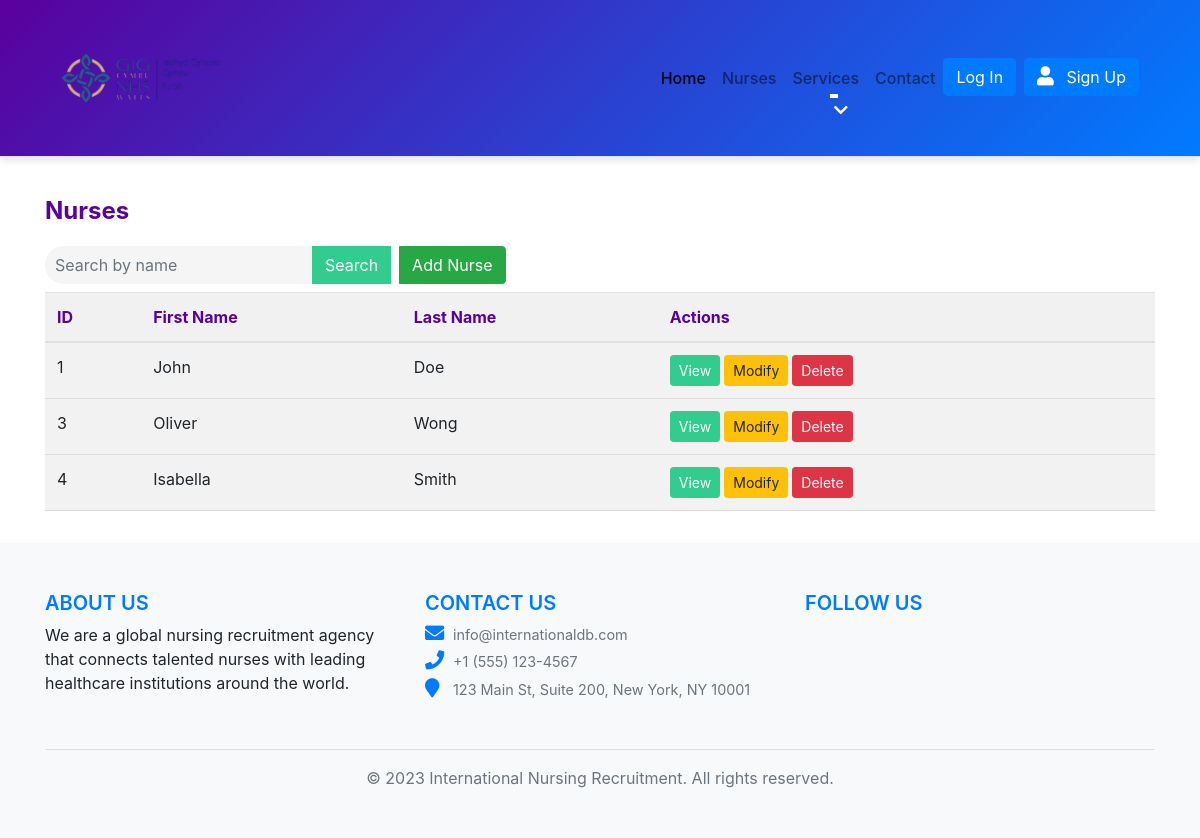
The app's page /nurses.php with its own data.
### tables this page shows
CREATE TABLE `nursing_recruitment` (
  `id` int(11) NOT NULL,
  `cohort` varchar(255) DEFAULT NULL,
  `esr_number` varchar(255) DEFAULT NULL,
  `first_name` varchar(255) DEFAULT NULL,
  `last_name` varchar(255) DEFAULT NULL,
  `sex` varchar(10) DEFAULT NULL,
  `date_of_birth` date DEFAULT NULL,
  `nationality` varchar(255) DEFAULT NULL,
  `email` varchar(255) DEFAULT NULL,
  `phone_number` varchar(20) DEFAULT NULL,
  `address_1` varchar(255) DEFAULT NULL,
  `address_2` varchar(255) DEFAULT NULL,
  `address_3` varchar(255) DEFAULT NULL,
  `postcode` varchar(10) DEFAULT NULL,
  `attachments` varchar(255) DEFAULT NULL,
  `notes` varchar(255) DEFAULT NULL,
  `nmc_pin` varchar(255) DEFAULT NULL,
  `date_nmc_pin_obtained` date DEFAULT NULL,
  `prn_number` varchar(255) DEFAULT NULL,
  `hospital` varchar(255) DEFAULT NULL,
  `ward` varchar(255) DEFAULT NULL,
  `cost_centre` varchar(255) DEFAULT NULL,
  `band_4_position_number` varchar(255) DEFAULT NULL,
  `manager_name` varchar(255) DEFAULT NULL,
  `manager_esr_number` varchar(255) DEFAULT NULL,
  `manager_phone_number` varchar(20) DEFAULT NULL,
  `bank_building_society` varchar(255) DEFAULT NULL,
  `account_name` varchar(255) DEFAULT NULL,
  `bank_account_number` varchar(255) DEFAULT NULL,
  `sort_code` varchar(255) DEFAULT NULL,
  `ni_number` varchar(255) DEFAULT NULL,
  `start_date` date DEFAULT NULL,
  `covid_risk_assessment_score` int(11) DEFAULT NULL,
  `occupational_health_clearance` date DEFAULT NULL,
  `tb_appointment` date DEFAULT NULL,
  `certificate_of_sponsorship_number` varchar(255) DEFAULT NULL,
  `brp_number` varchar(255) DEFAULT NULL,
  `brp_valid_from` date DEFAULT NULL,
  `brp_valid_to` date DEFAULT NULL,
  `rtw_sharecode_number` varchar(255) DEFAULT NULL,
  `rtw_expiry_date` date DEFAULT NULL,
  `dbs_number` varchar(255) DEFAULT NULL,
  `dbs_issue_date` date DEFAULT NULL,
  `dbs_acceptable` tinyint(1) DEFAULT NULL,
  `candidate_compliance_pack` varchar(255) DEFAULT NULL,
  `candidate_compliance_pack_complete` tinyint(1) DEFAULT NULL,
  `first_attempt_osce` date DEFAULT NULL,
  `second_attempt_osce` date DEFAULT NULL,
  `third_attempt_osce` date DEFAULT NULL
);

### nurses.php (the view, shortened to what this page needs)
<!DOCTYPE html>
<html>
<head>
	<link rel="stylesheet" type="text/css" href="https://stackpath.bootstrapcdn.com/bootstrap/4.3.1/css/bootstrap.min.css">
    <?php include('navbar.php'); ?>
</head>
<body>
    <?php include('styles.php'); ?>
    <?php include('db_connect.php'); ?>
	<div class="container mt-4">
		<h2>Nurses</h2>
		<form class="form-inline mb-2" method="get">
			<div class="input-group">
				<input type="text" class="form-control" placeholder="Search by name" name="search">
				<div class="input-group-append">
					<button class="btn btn-custom" type="submit">Search</button>
					<button class="btn btn-success ml-2" type="button" data-toggle="modal" data-target="#addNurseModal">Add Nurse</button>
				</div>
			</div>
		</form>
		<table class="table table-striped">
			<thead>
				<tr>
					<th>ID</th>
					<th>First Name</th>
					<th>Last Name</th>
					<th>Actions</th>
				</tr>
			</thead>
			<tbody>
				<?php
					if (isset($_GET["search"])) {
						$search = $_GET["search"];
						$sql = "SELECT id, first_name, last_name FROM nursing_recruitment WHERE first_name LIKE '%$search%' OR last_name LIKE '%$search%'";
					} else {
						$sql = "SELECT id, first_name, last_name FROM nursing_recruitment";
					}
					$result = mysqli_query($conn, $sql);
					if (mysqli_num_rows($result) > 0) {
					    while($row = mysqli_fetch_assoc($result)) {
					     echo "<tr><td>" . $row["id"] . "</td><td>" . $row["first_name"] . "</td><td>" . $row["last_name"] . "</td><td><a href='view_nurse.php?id=" . $row["id"] . "' class='btn btn-custom btn-sm mr-1'>View</a><a href='modify_nurse.php?id=" . $row["id"] . "' class='btn btn-warning btn-sm mr-1'>Modify</a><a href='delete_nurse.php?id=" . $row["id"] . "' class='btn btn-danger btn-sm' onClick=\"return confirm('Are you sure you want to delete this nurse?')\">Delete</a></td></tr>";
					    }
					} else {
					    echo "0 results";
					}
				?>
			</tbody>
		</table>
	</div>
	<?php include('footer.php'); ?>
</body>
</html>

### navbar.php (style rules this page uses)
.btn { font-weight: bold; border-radius: 0.25rem; transition: all 0.3s ease; }

### styles.php (style rules this page uses)
.container { margin-top: 2rem; margin-bottom: 2rem; }
.table td, .table th { font-size: 16px; }
h2 { margin-top: 40px; margin-bottom: 20px; font-weight: bold; font-size: 24px; color: #5a009d; }
table { width: 100%; border-collapse: collapse; }
th, td { padding: 10px; text-align: left; border-bottom: 1px solid #ddd; }
tr:nth-child(even) { background-color: #f2f2f2; }
th { background-color: #f1f1f1; font-weight: bold; color: #5a009d; }
.btn-custom { color: #fff; background-color: #32cd8e; border-color: #32cd8e; transition: background-color 0.3s; }
form { margin-bottom: 20px; }
input[type=text], input[type=date] { border-radius: 20px; padding: 10px; border: none; background-color: #f5f5f5; transition: background-color 0.3s; }

### records on screen
nursing_recruitment: id "1", first_name "John", last_name "Doe"
nursing_recruitment: id "3", first_name "Oliver", last_name "Wong"
nursing_recruitment: id "4", first_name "Isabella", last_name "Smith"
